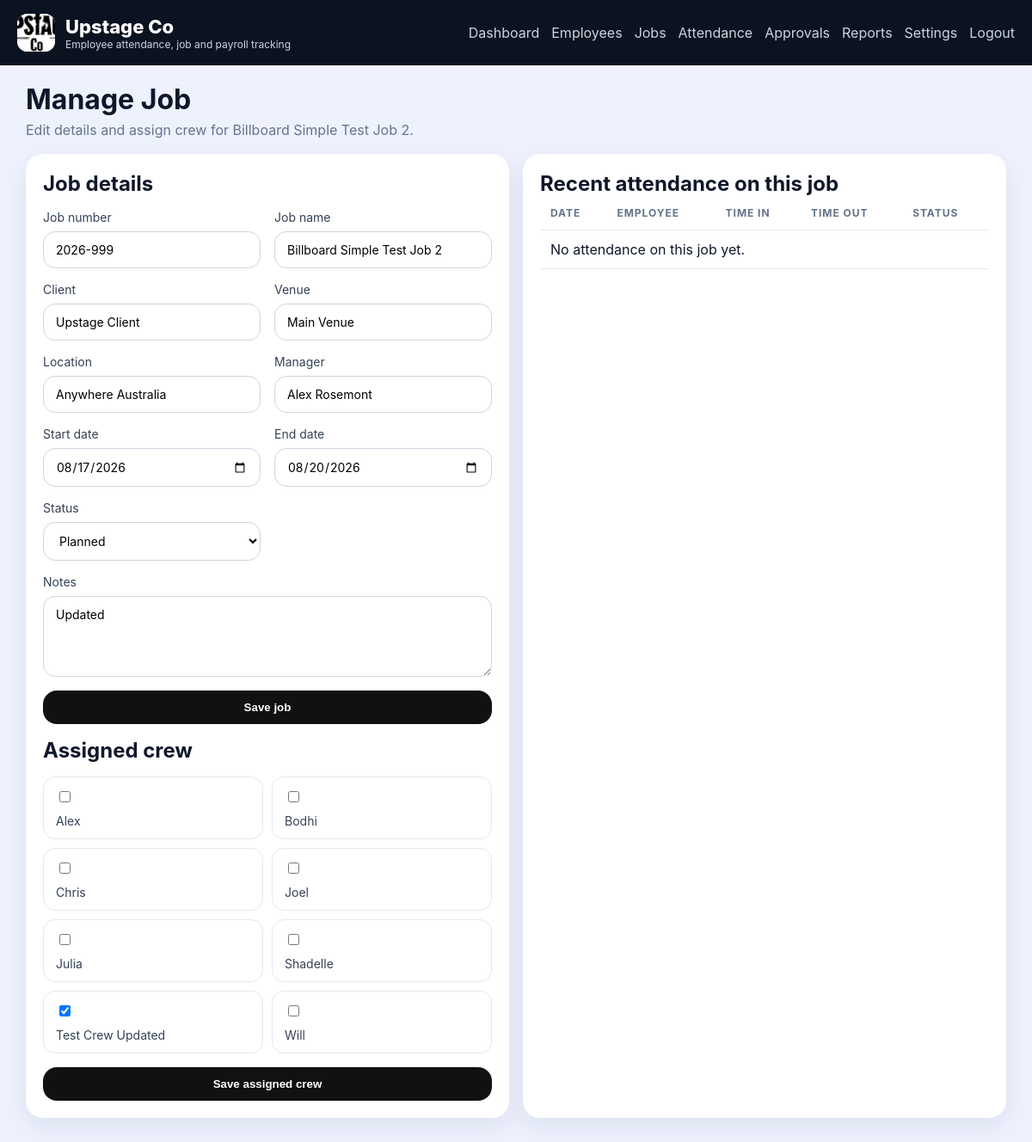
Page /admin/jobs/6 (signed in) on the committed database.
### app.py (models this page shows, shortened)
class CompanySettings(db.Model):
    id = db.Column(db.Integer, primary_key=True)
    company_name = db.Column(db.String(120), default="Upstage Co")
    logo_path = db.Column(db.String(255), default="branding/upstage-company-logo.jpg")
    primary_color = db.Column(db.String(20), default="#111111")
    secondary_color = db.Column(db.String(20), default="#444444")
    timezone = db.Column(db.String(50), default="Australia/Melbourne")
    work_week = db.Column(db.String(50), default="Mon-Fri")
    standard_daily_hours = db.Column(db.Float, default=8.0)
    required_photo = db.Column(db.Boolean, default=True)
    required_gps = db.Column(db.Boolean, default=True)
    geofence_enabled = db.Column(db.Boolean, default=True)
    strict_geofence = db.Column(db.Boolean, default=False)
    geofence_name = db.Column(db.String(120), default="Upstage Workshop")
    geofence_lat = db.Column(db.Float, default=-37.8136)
    geofence_lng = db.Column(db.Float, default=144.9631)
    geofence_radius_m = db.Column(db.Float, default=200.0)
    late_threshold_minutes = db.Column(db.Integer, default=10)
    overtime_threshold_hours = db.Column(db.Float, default=8.0)
    paid_break_minutes = db.Column(db.Integer, default=20)
    unpaid_break_minutes = db.Column(db.Integer, default=30)
    allow_gallery_upload = db.Column(db.Boolean, default=False)
    retention_days = db.Column(db.Integer, default=365)
    enable_break_photo = db.Column(db.Boolean, default=False)

class Job(db.Model):
    id = db.Column(db.Integer, primary_key=True)
    job_number = db.Column(db.String(50), unique=True, nullable=False)
    name = db.Column(db.String(120), nullable=False)
    client = db.Column(db.String(120), nullable=False)
    venue = db.Column(db.String(120), nullable=False)
    location = db.Column(db.String(255), nullable=False)
    start_date = db.Column(db.Date, nullable=False)
    end_date = db.Column(db.Date, nullable=False)
    manager_name = db.Column(db.String(120), nullable=False)
    status = db.Column(db.String(50), default="Active")
    notes = db.Column(db.Text, default="")

class User(db.Model):
    id = db.Column(db.Integer, primary_key=True)
    uuid = db.Column(db.String(36), default=lambda: str(uuid.uuid4()), unique=True)
    full_name = db.Column(db.String(120), nullable=False)
    email = db.Column(db.String(120), unique=True, nullable=False)
    password_hash = db.Column(db.String(255), nullable=False)
    role = db.Column(db.String(20), nullable=False, default="employee")
    active = db.Column(db.Boolean, default=True)
    department = db.Column(db.String(100), default="Operations")
    pay_category = db.Column(db.String(100), default="Ordinary Hours")
    xero_employee_id = db.Column(db.String(120), nullable=True)
    created_at = db.Column(db.DateTime, default=lambda: datetime.now(timezone.utc))

### app.py (the view)
@app.route("/admin/jobs/<int:job_id>")
@login_required(role="admin")
def admin_job_detail_page(job_id):
    job = Job.query.get_or_404(job_id)
    employees = User.query.filter_by(role="employee").order_by(User.full_name.asc()).all()
    assigned_ids = [row.user_id for row in JobAssignment.query.filter_by(job_id=job.id).all()]
    recent_rows = Attendance.query.filter_by(job_id=job.id).order_by(Attendance.time_in_at.desc()).limit(20).all()
    return render_template("admin_job_detail.html", job=job, employees=employees, assigned_ids=assigned_ids, recent_rows=recent_rows, users=User)

### app.py (called while the page is built)
@app.context_processor
def inject_helpers():
    settings = CompanySettings.query.first()
    return {"current_user": current_user, "company_settings": settings}

def current_user():
    uid = session.get("user_id")
    if not uid:
        return None
    return User.query.get(uid)

def login_required(role=None):
    def deco(fn):
        @wraps(fn)
        def wrapped(*args, **kwargs):
            user = current_user()
            if not user:
                return redirect(url_for("login"))
            if role and user.role != role:
                return redirect(url_for("index"))
            return fn(*args, **kwargs)
        return wrapped
    return deco

### templates/admin_job_detail.html (shortened to what this page needs)
{% extends 'base.html' %}
{% block content %}
<div class="page-title"><h1>Manage Job</h1><p>Edit details and assign crew for {{ job.name }}.</p></div>
<div class="grid two-col">
  <div class="card stack gap-md">
    <h2>Job details</h2>
    <div class="grid two-col">
      <label>Job number<input id="job_number" value="{{ job.job_number }}"></label>
      <label>Job name<input id="name" value="{{ job.name }}"></label>
      <label>Client<input id="client" value="{{ job.client }}"></label>
      <label>Venue<input id="venue" value="{{ job.venue }}"></label>
      <label>Location<input id="location" value="{{ job.location }}"></label>
      <label>Manager<input id="manager_name" value="{{ job.manager_name }}"></label>
      <label>Start date<input id="start_date" type="date" value="{{ job.start_date }}"></label>
      <label>End date<input id="end_date" type="date" value="{{ job.end_date }}"></label>
      <label>Status<select id="status"><option {{ 'selected' if job.status=='Planned' else '' }}>Planned</option></select></label>
    </div>
    <label>Notes<textarea id="notes" rows="4">{{ job.notes }}</textarea></label>
    <button class="btn primary" onclick="saveJob()">Save job</button>
    <h2>Assigned crew</h2>
    <div class="checkbox-grid">
      {% for employee in employees %}
        <label class="check-chip"><input type="checkbox" class="crew-check" value="{{ employee.id }}" {{ 'checked' if employee.id in assigned_ids else '' }}> {{ employee.full_name }}</label>
      {% endfor %}
    </div>
    <button class="btn primary" onclick="saveCrew()">Save assigned crew</button>
  </div>
  <div class="card">
    <h2>Recent attendance on this job</h2>
    <table>
      <thead><tr><th>Date</th><th>Employee</th><th>Time In</th><th>Time Out</th><th>Status</th></tr></thead>
      <tbody>
      {% for row in recent_rows %}
        <tr><td>{{ row.date }}</td><td>{{ users.query.get(row.user_id).full_name }}</td><td>{{ row.time_in_at|dtfmt }}</td><td>{{ row.time_out_at|dtfmt }}</td><td>{{ row.approval_status }}</td></tr>
      {% else %}
        <tr><td colspan="5">No attendance on this job yet.</td></tr>
      {% endfor %}
      </tbody>
    </table>
  </div>
</div>
{% endblock %}

### templates/base.html (shortened to what this page needs)
<!doctype html>
<html lang="en">
<head>
  <link rel="stylesheet" href="{{ url_for('static', filename='css/styles.css') }}">
</head>
<body>
  <header class="topbar">
    <div>
      <div class="brand-row">
        <img class="brand-logo" src="{{ url_for('static', filename=(company_settings.logo_path if company_settings and company_settings.logo_path else 'branding/upstage-logo.png')) }}" alt="Company logo">
        <div>
          <div class="brand">{{ company_settings.company_name if company_settings else 'Upstage Time' }}</div>
          <div class="subtitle">Employee attendance, job and payroll tracking</div>
        </div>
      </div>
    </div>
    <nav class="navlinks">
      {% if session.get('user_id') %}
        {% if current_user().role == 'employee' %}
          <a href="{{ url_for('employee_dashboard') }}">Dashboard</a>
          <a href="{{ url_for('employee_history_page') }}">History</a>
          <a href="{{ url_for('employee_timesheet_page') }}">Timesheet</a>
        {% else %}
          <a href="{{ url_for('admin_dashboard') }}">Dashboard</a>
          <a href="{{ url_for('admin_employees_page') }}">Employees</a>
          <a href="{{ url_for('admin_jobs_page') }}">Jobs</a>
          <a href="{{ url_for('admin_attendance_page') }}">Attendance</a>
          <a href="{{ url_for('admin_approvals_page') }}">Approvals</a>
          <a href="{{ url_for('admin_reports_page') }}">Reports</a>
          <a href="{{ url_for('admin_settings_page') }}">Settings</a>
        {% endif %}
        <a href="{{ url_for('logout') }}">Logout</a>
      {% endif %}
    </nav>
  </header>
  <main class="container">
    {% block content %}{% endblock %}
  </main>
</body>
</html>

### static/css/styles.css (style rules this page uses)
:root { --bg:#0b1220; --card:#ffffff; --muted:#64748b; --text:#0f172a; --line:#e2e8f0; --primary:#2563eb; --secondary:#0ea5a4; --danger:#dc2626; --surface:#f8fafc; }
* { box-sizing:border-box }
body { margin:0;font-family:Inter,Arial,sans-serif;background:#eef2ff;color:var(--text) }
a { color:var(--primary);text-decoration:none }
h1,h2,h3,p { margin:0 }
img { max-width:100%;display:block }
.topbar { background:var(--bg);color:#fff;padding:16px 20px;display:flex;justify-content:space-between;gap:20px;align-items:center;position:sticky;top:0;z-index:10 }
.brand-row { display:flex;align-items:center;gap:12px }
.brand-logo { width:44px;height:44px;border-radius:12px;object-fit:cover;background:#fff }
.brand { font-size:22px;font-weight:800 }
.subtitle { font-size:12px;color:#cbd5e1 }
.navlinks { display:flex;gap:14px;flex-wrap:wrap }
.navlinks a { color:#cbd5e1 }
.container { max-width:1180px;margin:0 auto;padding:20px }
.card,.login-card { background:var(--card);border-radius:20px;padding:20px;box-shadow:0 10px 30px rgba(15,23,42,.08);margin-bottom:18px }
.grid { display:grid;gap:16px }
.two-col { grid-template-columns:repeat(2,minmax(0,1fr)) }
.checkbox-grid { display:grid;grid-template-columns:repeat(2,minmax(0,1fr));gap:10px }
.check-chip { display:flex;gap:10px;align-items:flex-start;padding:12px 14px;border:1px solid var(--line);border-radius:14px;background:#fff }
.check-chip input { width:auto;margin-top:4px }
.btn { border:none;border-radius:16px;padding:12px 18px;font-weight:700;cursor:pointer;display:inline-flex;justify-content:center;align-items:center;gap:8px }
.btn.primary { background:var(--primary);color:#fff }
label { display:flex;flex-direction:column;gap:8px;font-size:14px;color:#334155 }
input,select,textarea { width:100%;padding:12px 14px;border:1px solid #cbd5e1;border-radius:14px;font:inherit;background:#fff }
.page-title { margin-bottom:18px }
.page-title p { color:var(--muted);margin-top:6px }
.table-wrap,.card table { overflow:auto }
.card table { width:100%;border-collapse:collapse }
.card th,.card td { padding:12px;border-bottom:1px solid var(--line);text-align:left;vertical-align:top }
.card th { font-size:12px;text-transform:uppercase;letter-spacing:.08em;color:var(--muted) }
.stack { display:flex;flex-direction:column }
.gap-md { gap:16px }

### rows in the picture
CompanySettings: logo_path (picture), company_name "Upstage Co"
Job: name "Billboard Simple Test Job 2", job_number "2026-999", client "Upstage Client", venue "Main Venue", location "Anywhere Australia", manager_name "Alex Rosemont", start_date "08/17/2026", end_date "08/20/2026", notes "Updated"
User: full_name "Alex"
User: full_name "Bodhi"
User: full_name "Chris"
User: full_name "Joel"
User: full_name "Julia"
User: full_name "Shadelle"
User: full_name "Test Crew Updated"
User: full_name "Will"
